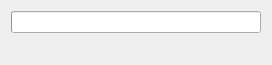
<?xml version="1.0" encoding="UTF-8"?>
<ui version="4.0">
 <class>WaitForServerWidgetUi</class>
 <widget class="QWidget" name="WaitForServerWidgetUi">
  <property name="geometry">
   <rect>
    <x>0</x>
    <y>0</y>
    <width>258</width>
    <height>65</height>
   </rect>
  </property>
  <property name="windowTitle">
   <string>Form</string>
  </property>
  <layout class="QVBoxLayout" name="verticalLayout">
   <item>
    <widget class="QProgressBar" name="waitintProgressBar">
     <property name="minimumSize">
      <size>
       <width>250</width>
       <height>0</height>
      </size>
     </property>
     <property name="value">
      <number>0</number>
     </property>
     <property name="textVisible">
      <bool>false</bool>
     </property>
    </widget>
   </item>
   <item>
    <spacer name="verticalSpacer">
     <property name="orientation">
      <enum>Qt::Vertical</enum>
     </property>
     <property name="sizeHint" stdset="0">
      <size>
       <width>20</width>
       <height>28</height>
      </size>
     </property>
    </spacer>
   </item>
  </layout>
 </widget>
 <resources/>
 <connections/>
</ui>
